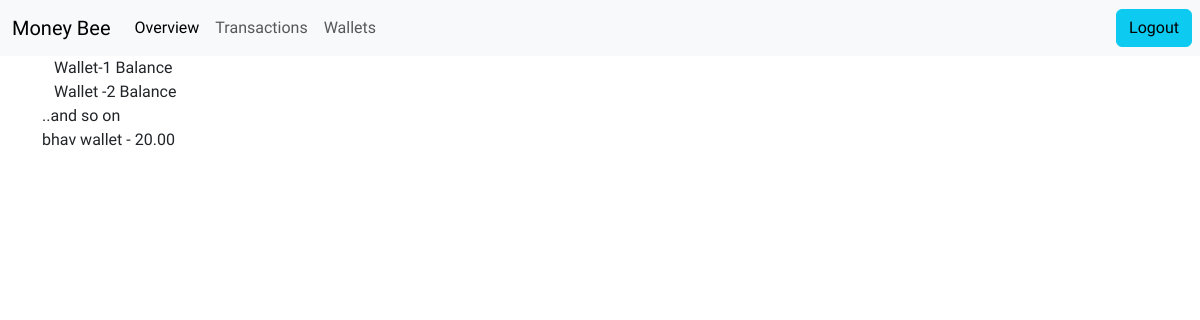
/personal/overview (signed in), run on an earlier commit of the app's database.
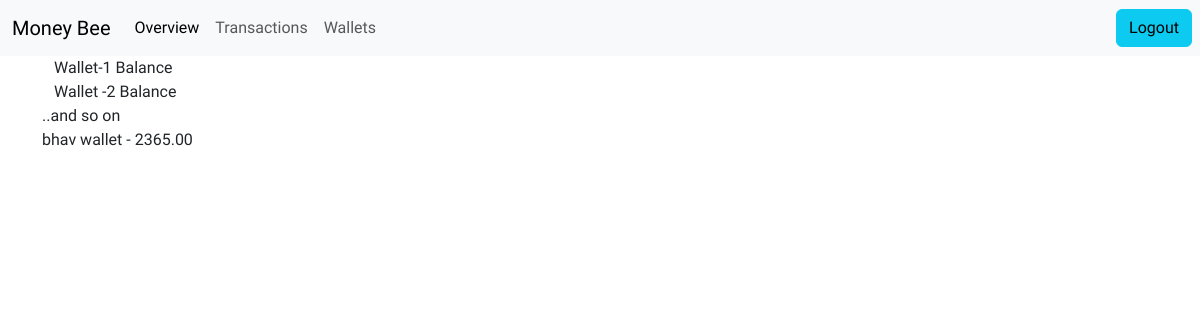
And on a later commit of the database.
### expense_tracker/models.py (models this page shows, shortened)
class Wallet(models.Model):
    user = models.ForeignKey(
        User, on_delete=models.CASCADE
    )  # Link to the user's account
    name = models.CharField(max_length=100, default="default wallet")  # Wallet name
    balance = models.DecimalField(
        max_digits=10, decimal_places=2, default=0.00
    )  # Initial balance
    class Meta:
        unique_together = [('user', 'name')]

### expense_tracker/views.py (the view)
# urls.py: path('personal/overview',views.overview,name="overview"),
def overview(request):
    wallets=Wallet.objects.filter(user=request.user)
    return render(request, "expense_tracker/overview.html", {
        "wallets":wallets
    })

### expense_tracker/templates/expense_tracker/overview.html
{% extends "expense_tracker/personal_home.html" %}
{% load static %}
{% block overview %}active{% endblock %}
{% block content %}
<div class="container">
    <div class="container">
        Wallet-1 Balance
    </div>
    <div class="container">
        Wallet -2 Balance
    </div>
    <div class="contain">
        ..and so on
    </div>
    {% for wallet in wallets %}
    {{wallet.name}} - {{ wallet.balance }}
    {% endfor %}
</div>
{% endblock %}

What changed in the data, as far as the page shows it:
changed Wallet "bhav wallet": balance "20.00" → "2365.00"
